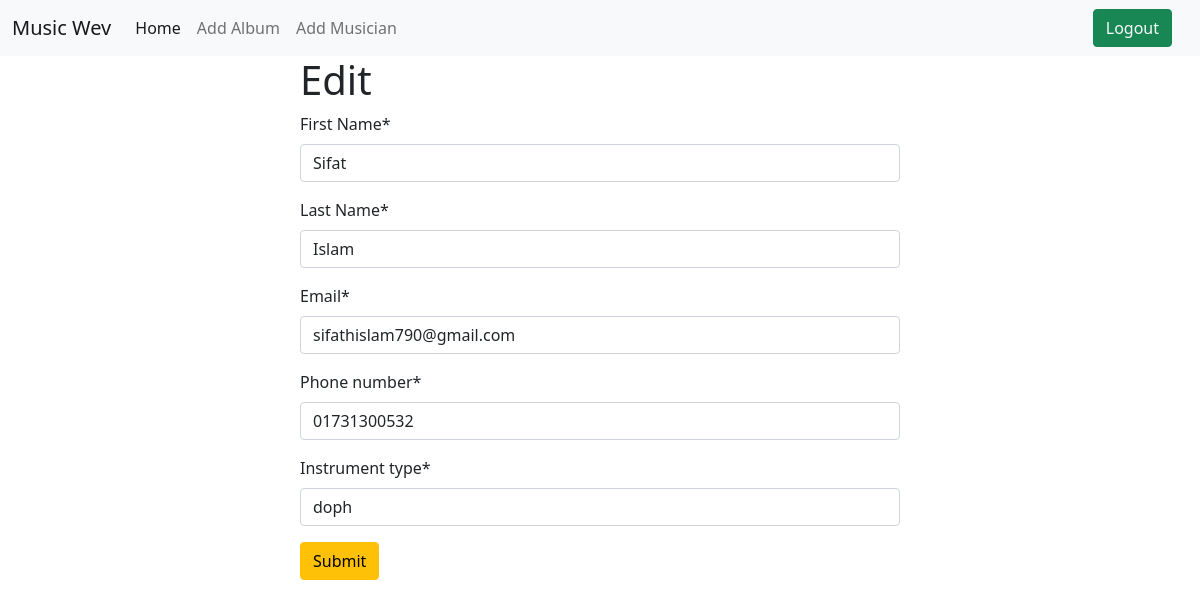
Page /editMusician/12 (signed in) on the committed database.
### musician/models.py (models this page shows, shortened)
class musician_model(models.Model):
    first_Name = models.CharField(max_length=50)
    last_Name = models.CharField(max_length=50)
    email = models.EmailField(max_length=254)
    phone_number = models.CharField(max_length=12)
    instrument_type = models.CharField(max_length=100)

### musiciansdirectory/views.py (the view)
# urls.py: path('editMusician/<int:id>', views.MusicianClassView.as_view(), name='edit_post_musicain'),
@method_decorator(login_required, name= 'dispatch')
class MusicianClassView(generic.UpdateView):
    model = musician_model
    form_class = MusicainForm
    template_name = 'edit.html'
    pk_url_kwarg ='id'
    success_url = reverse_lazy('homepage')

### musician/forms.py
class MusicainForm(forms.ModelForm):
    class Meta:
        model = musician_model
        fields = '__all__'

### templates/edit.html (shortened to what this page needs)
{% extends 'base.html' %}
{%  load crispy_forms_tags %}
{% block content %}
<form style="width:50% ; margin : auto" method="post">
    <h1>Edit</h1>
    {{form | crispy}}
<button class="btn btn-warning">Submit</button>
</form>
{% endblock %}

### rows in the picture
musician_model: first_Name "Sifat", last_Name "Islam", email "sifathislam790@gmail.com", phone_number "01731300532", instrument_type "doph"
